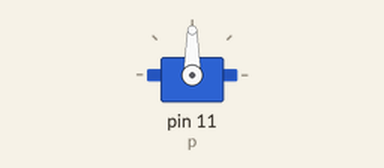
This program was run on a simulated Raspberry Pi (header pin numbers). On the bench: servo. Servo angles are drawn from the pulse width (0.5 ms = 0°, 2.5 ms = 180°).

Above: at 0.05 s.
At 1.5 s:
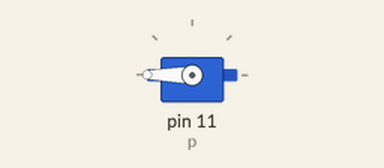
At 3.0 s:
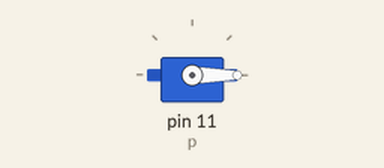
Timing chart, 0 to 6.9 s (numbered marks = the images above):
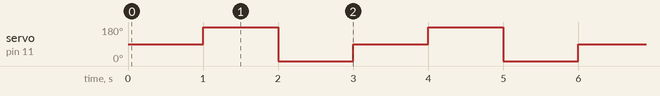

The program:

servo_test2.py
```python
import RPi.GPIO as GPIO
import time
GPIO.setmode(GPIO.BOARD)
GPIO.setup(11,GPIO.OUT)
p = GPIO.PWM(11,50)
p.start(7.5)
try:
	while True:
		p.ChangeDutyCycle(7.5)
		time.sleep(1)
		p.ChangeDutyCycle(12.5)
		time.sleep(1)
		p.ChangeDutyCycle(2.5)
		time.sleep(1)
except KeyboardInterrupt:
	p.stop()
	GPIO.cleanup()
```

Measured:
- by itself, servo on pin 11 (p): repeats every 3.0 s: 0° 1.0 s, 90° 1.0 s, 180° 1.0 s
